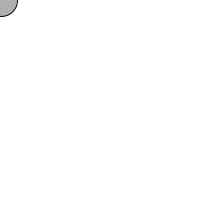
Frame 1 (no input)
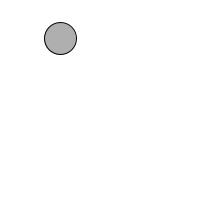
Frame 60 (the mouse pressed at the canvas centre just before this capture)
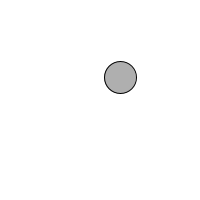
Frame 120 (the mouse held since frame 60 and released just before this capture)

The Processing sketch that drew these frames (run headless with seeded random() and noise(); from frame 60 on, the mouse is pressed at the canvas centre):

// Processing sketch: processing_23079
// ── processing_23079.pde

float x = 0;
float y = 0;
float speedX = 1;
float speedY = random(1);

void setup(){
  size(200,200);
  smooth();
}

void draw(){
  background(255);
  
  x = x + speedX;
  y = y + speedY;
  
  if ((x > width) || (x < 0)){
    speedX = speedX * -1;
  
  if ((y > height) || (y < 0))
  speedY = speedY * -1;
}
  stroke(0);
  fill(175);
  ellipse(x,y,32,32);
}
